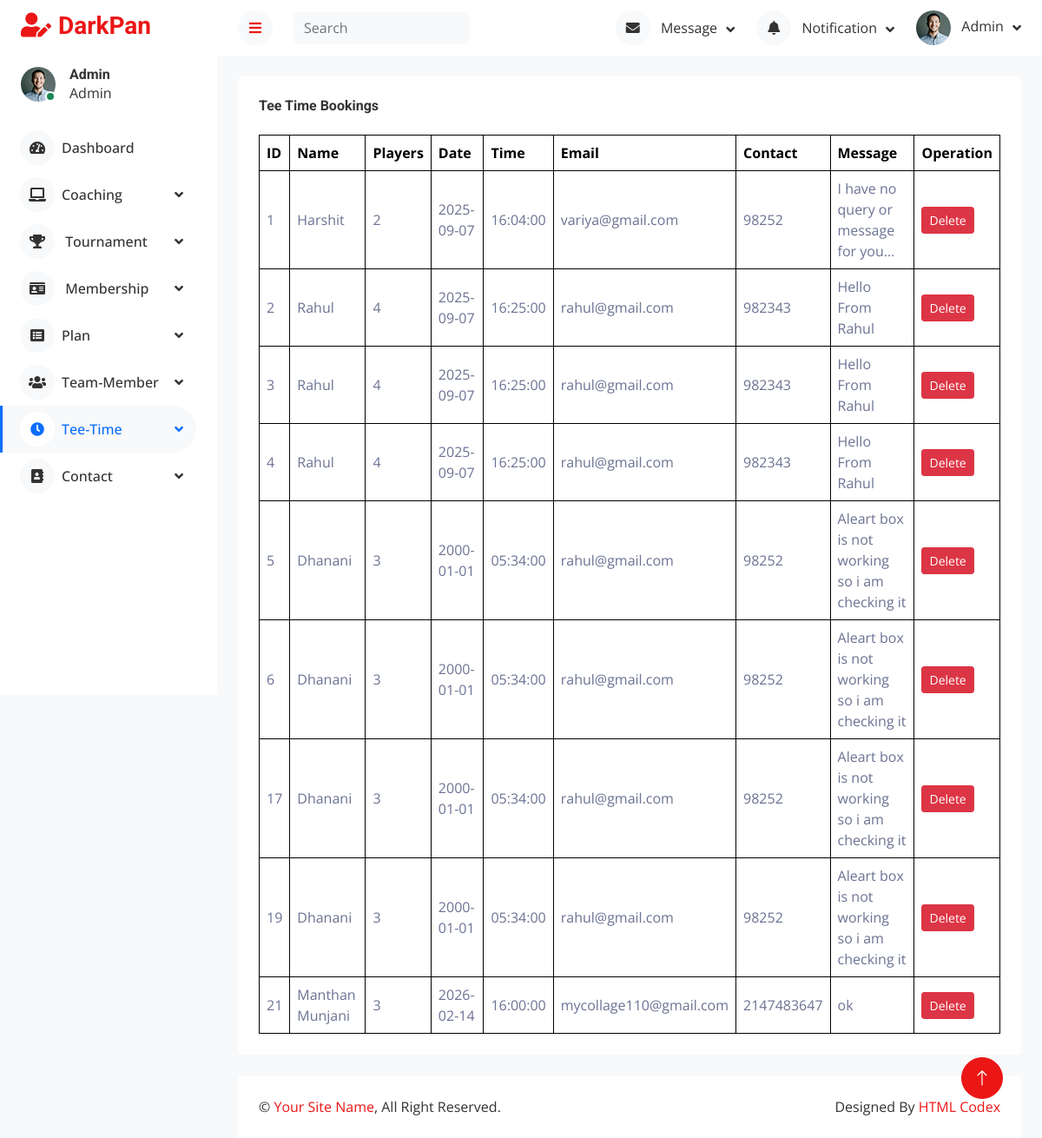
The page /admin/show_teetime.php on the database as committed earlier.
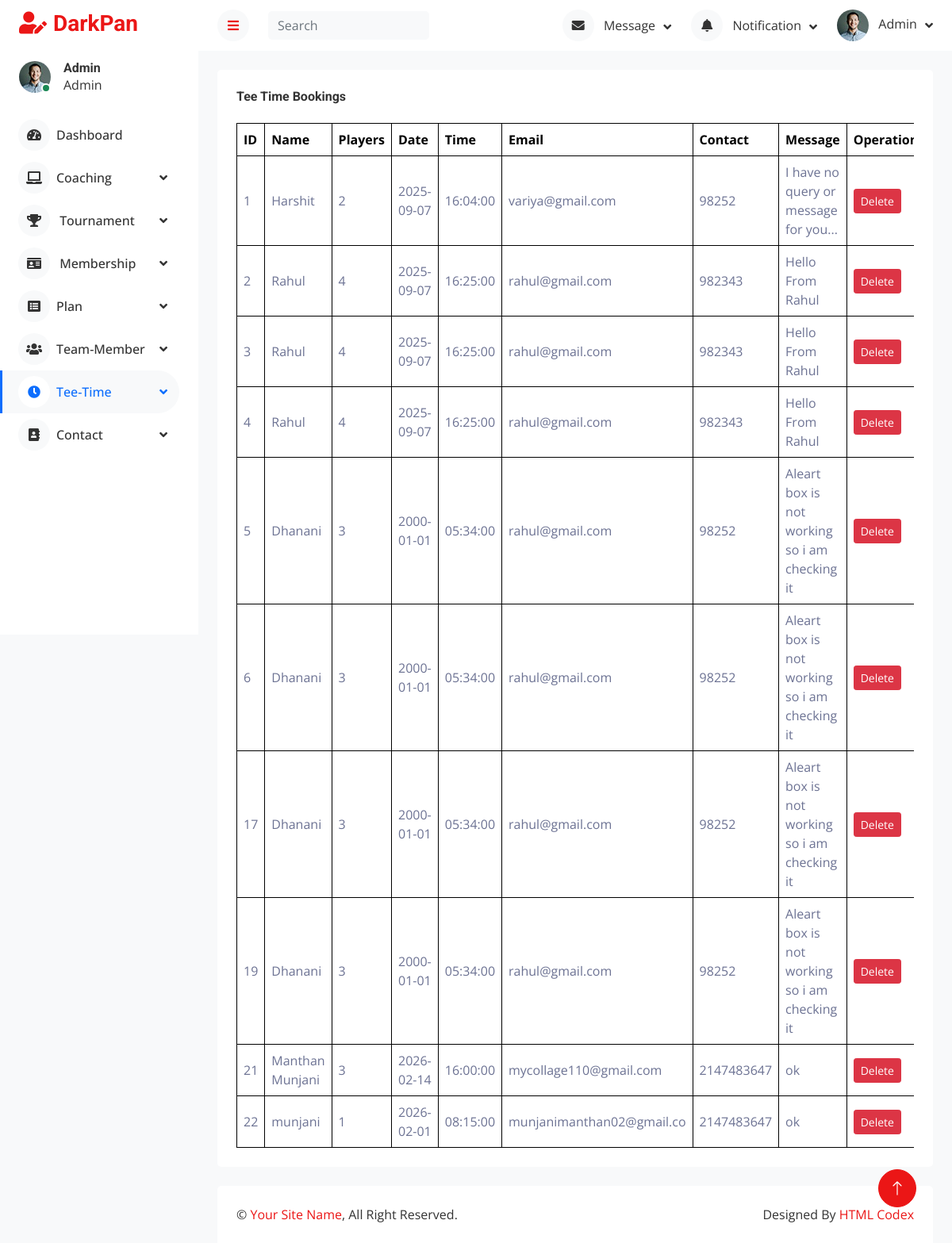
The same page on the database as committed later.
### tables this page shows
CREATE TABLE `tee_time` (
  `id` int(11) NOT NULL,
  `name` varchar(50) NOT NULL,
  `players` int(11) NOT NULL,
  `date` date NOT NULL,
  `time` time NOT NULL,
  `email` varchar(50) NOT NULL,
  `contact` int(11) NOT NULL,
  `message` varchar(250) NOT NULL
);

### admin/show_teetime.php (the view, shortened to what this page needs)
<?php
    include "lib/db.php";
    $qry="SELECT * FROM `tee_time`";
    $result=mysqli_query($con,$qry);
?>
<!DOCTYPE html>
<html lang="en">
<head>
    <link href="https://cdnjs.cloudflare.com/ajax/libs/font-awesome/5.10.0/css/all.min.css" rel="stylesheet">
    <link href="https://cdn.jsdelivr.net/npm/bootstrap-icons@1.4.1/font/bootstrap-icons.css" rel="stylesheet">
    <link href="lib/owlcarousel/assets/owl.carousel.min.css" rel="stylesheet">
    <link href="lib/tempusdominus/css/tempusdominus-bootstrap-4.min.css" rel="stylesheet" />
    <link href="css/bootstrap.min.css" rel="stylesheet">
    <link href="css/style.css" rel="stylesheet">
</head>
<body>
    <div class="container-fluid position-relative d-flex p-0">
        <?php include "sidebar.php"; ?>
        <div class="content">
            <?php include "header.php"; ?>
            <div class="container-fluid pt-4 px-4">
                <div class="bg-secondary text-center rounded p-4">
                    <div class="d-flex align-items-center justify-content-between mb-4">
                        <h6 class="mb-0">Tee Time Bookings</h6>
                    </div>
                    <div class="table-responsive">
                        <table class="table text-start align-middle table-bordered table-hover mb-0">
                            <thead>
                                <tr class="text-dark">
                                    <th scope="col">ID</th>
                                    <th scope="col">Name</th>
                                    <th scope="col">Players</th>
                                    <th scope="col">Date</th>
                                    <th scope="col">Time</th>
                                    <th scope="col">Email</th>
                                    <th scope="col">Contact</th>
                                    <th scope="col">Message</th>
                                    <th scope="col" colspan=2 class="text-center">Operation</th>
                                </tr>
                            </thead>
                            <tbody>
                                <?php while($row=mysqli_fetch_assoc($result)) { ?>
                                <tr>
                                    <td><?php echo $row['id']; ?></td>
                                    <td><?php echo $row['name']; ?></td>
                                    <td><?php echo $row['players']; ?></td>
                                    <td><?php echo $row['date']; ?></td>
                                    <td><?php echo $row['time']; ?></td>
                                    <td><?php echo $row['email']; ?></td>
                                    <td><?php echo $row['contact']; ?></td>
                                    <td><?php echo $row['message']; ?></td>
                                    <td>
                                        <a href="teetime_del.php?id=<?php echo $row['id']?>" class="btn btn-sm btn-danger" onclick="return confirm('Are you sure?');">Delete</a>
                                    </td>
                                </tr>
                                <?php } ?>
                            </tbody>
                        </table>
                    </div>
                </div>
            </div>
            <div class="container-fluid pt-4 px-4">
                <div class="bg-secondary rounded-top p-4">
                    <div class="row">
                        <div class="col-12 col-sm-6 text-center text-sm-start">
                            &copy; <a href="#">Your Site Name</a>, All Right Reserved.
                        </div>
                        <div class="col-12 col-sm-6 text-center text-sm-end">
                            Designed By <a href="https://htmlcodex.com">HTML Codex</a>
                        </div>
                    </div>
                </div>
            </div>
        </div>
        <a href="#" class="btn btn-lg btn-primary btn-lg-square back-to-top"><i class="bi bi-arrow-up"></i></a>
    </div>
</body>
</html>

Rows that differ between the two databases and show on the page:
added tee_time: id "22", name "munjani", players "1", date "2026-02-01", time "08:15:00", email "munjanimanthan02@gmail.co", contact "2147483647", message "ok"
